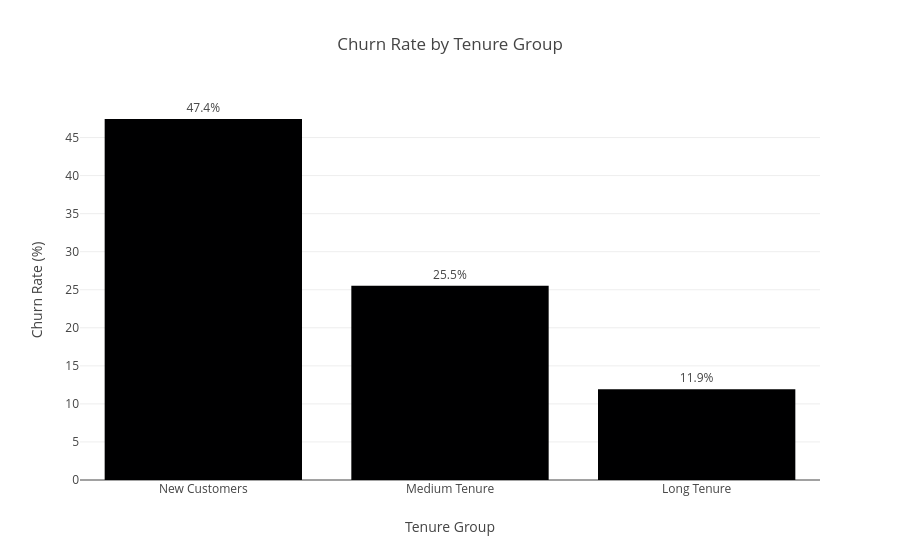

Here is the notebook cell this chart was saved with:
### Code cell
# Visualizing churn rate by tenure group

fig = px.bar(
    tenure_churn,
    x='TenureGroup',
    y='Churn Rate',
    text='Churn Rate',
    title='Churn Rate by Tenure Group',
    labels={
        'TenureGroup': 'Tenure Group',
        'Churn Rate': 'Churn Rate (%)'
    }
)

fig.update_traces(
    texttemplate='%{text:.1f}%',
    textposition='outside'
)

fig.update_layout(
    yaxis_title='Churn Rate (%)',
    xaxis_title='Tenure Group'
)

fig.show()

### Figure 1 — Plotly figure (JSON) as saved in the notebook; plotly's stock layout.template omitted (floating-point values rounded to 4 significant figures)
{"data": [{"hovertemplate": "Tenure Group=%{x}<br>Churn Rate (%)=%{text}<extra></extra>", "legendgroup": "", "marker": {"color": "#000001", "pattern": {"shape": ""}}, "name": "", "orientation": "v", "showlegend": false, "text": [47.44, 25.54, 11.93], "textposition": "outside", "texttemplate": "%{text:.1f}%", "type": "bar", "x": ["New Customers", "Medium Tenure", "Long Tenure"], "xaxis": "x", "y": [47.44, 25.54, 11.93], "yaxis": "y"}], "layout": {"barmode": "relative", "legend": {"tracegroupgap": 0}, "title": {"text": "Churn Rate by Tenure Group"}, "xaxis": {"anchor": "y", "domain": [0, 1], "title": {"text": "Tenure Group"}}, "yaxis": {"anchor": "x", "domain": [0, 1], "title": {"text": "Churn Rate (%)"}}}}
